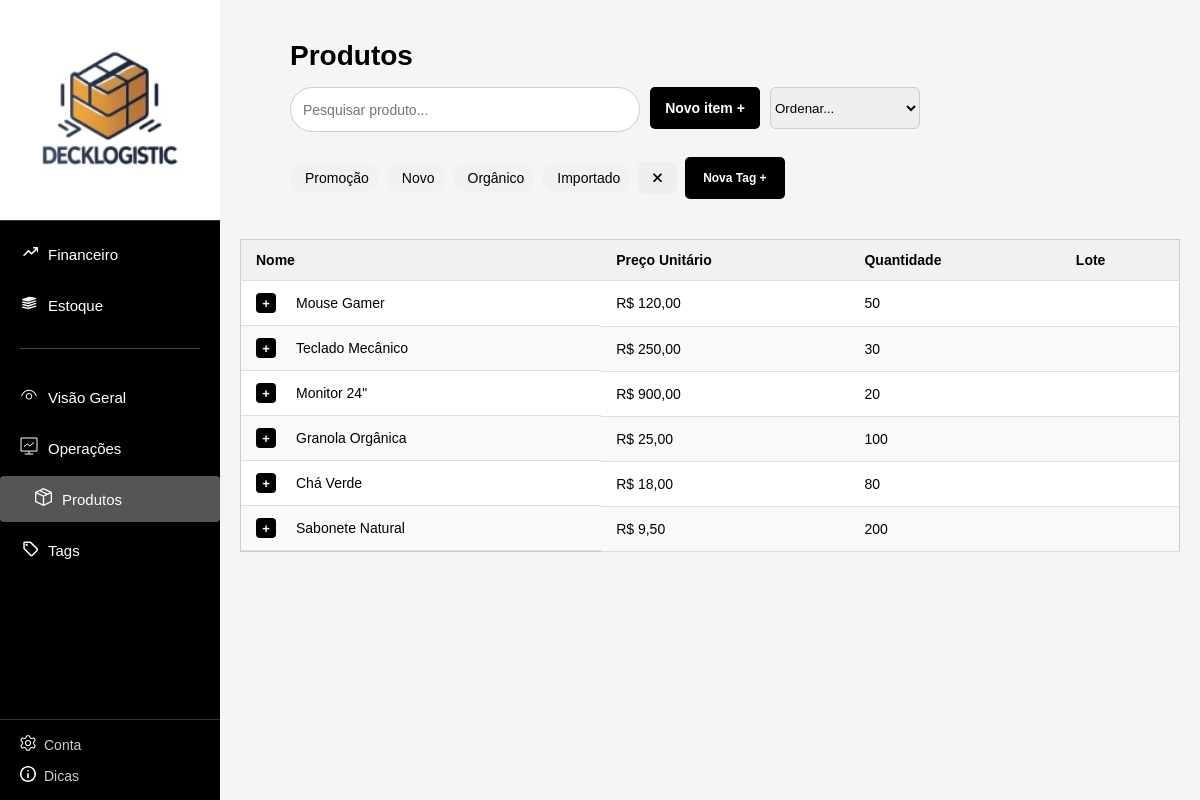
Page /Pages/dashboard/tabelas/produtos.php on the committed database.
### tables this page shows
CREATE TABLE tags (
    id INT AUTO_INCREMENT PRIMARY KEY,
    loja_id INT,
    nome VARCHAR(100),
    cor VARCHAR(20),
    icone VARCHAR(100),
    criado_em TIMESTAMP DEFAULT CURRENT_TIMESTAMP,
    FOREIGN KEY (loja_id) REFERENCES lojas(id)
);

CREATE TABLE produtos (
    id INT AUTO_INCREMENT PRIMARY KEY,
    loja_id INT,
    nome VARCHAR(255),
    descricao TEXT,
    lote VARCHAR(50),
    quantidade_estoque INT,
    preco_unitario DECIMAL(10,2),
    custo_unitario DECIMAL(10,2),
    data_reabastecimento DATE,
    criado_em TIMESTAMP DEFAULT CURRENT_TIMESTAMP,
    FOREIGN KEY (loja_id) REFERENCES lojas(id)
);

### Pages/dashboard/tabelas/produtos.php (the view, shortened to what this page needs)
<?php
include '../../../conexao.php';
$sql = "SELECT id, nome, preco_unitario, quantidade_estoque, lote FROM produtos";
$result = mysqli_query($conn, $sql);
$tags = [];
$tagResult = $conn->query("SELECT * FROM tags ORDER BY criado_em DESC");
if ($tagResult) {
    while ($row = $tagResult->fetch_assoc()) {
        $tags[] = $row;
    }
}
?>
<!DOCTYPE html>
<html lang="pt-br">
<head>
<link rel="stylesheet" href="../../../assets/produtos.css">
<link rel="stylesheet" href="https://cdnjs.cloudflare.com/ajax/libs/font-awesome/6.4.0/css/all.min.css">
</head>
<body>
<aside class="sidebar">
    <div class="logo-area">
        <img src="../../../img/logoDecklogistic.webp" alt="Logo">
    </div>
    <nav class="nav-section">
        <div class="nav-menus">
       <?php $currentPage = basename($_SERVER['PHP_SELF']); ?>
<ul class="nav-list top-section">
    <li class="<?= ($currentPage=='financas.php') ? 'active' : '' ?>">
        <a href="../financas.php"><span><img src="../../../img/icon-finan.svg" alt="Financeiro"></span> Financeiro</a>
    </li>
    <li class="<?= ($currentPage=='estoque.php') ? 'active' : '' ?>">
        <a href="../estoque.php"><span><img src="../../../img/icon-estoque.svg" alt="Estoque"></span> Estoque</a>
    </li>
</ul>
            <hr>
          <ul class="nav-list middle-section">
    <li><a href="/Pages/visaoGeral.php"><span><img src="../../../img/icon-visao.svg" alt="Visão Geral"></span> Visão Geral</a></li>
    <li><a href="/Pages/operacoes.php"><span><img src="../../../img/icon-operacoes.svg" alt="Operações"></span> Operações</a></li>
   <li class="<?= ($currentPage=='produtos.php') ? 'active' : '' ?>">
    <a href="produtos.php"><span><img src="../../../img/icon-produtos.svg" alt="Produtos"></span> Produtos</a>
</li>
    <li><a href="../tag.php"><span><img src="../../../img/tag.svg" alt="Tags"></span> Tags</a></li>
</ul>
        </div>
        <div class="bottom-links">
            <a href="../../auth/config.php"><span><img src="../../../img/icon-config.svg" alt="Conta"></span> Conta</a>
            <a href="/Pages/dicas.php"><span><img src="../../../img/icon-dicas.svg" alt="Dicas"></span> Dicas</a>
        </div>
    </nav>
</aside>
<main class="dashboard">
<div class="content">
<div class="conteudo">
<h1>Produtos</h1>
<div class="acoes">
    <div class="botoes">
        <div class="pesquisa-produtos" style="margin-bottom:15px;">
    <input type="text" id="pesquisa" placeholder="Pesquisar produto..." style="padding:8px 12px; width:350px; height: 45px; border-radius:36px; border:1px solid #ccc; font-size:14px; outline:none; transition:all 0.2s ease;">
</div>
        <button class="btn-novo">Novo item +</button>
        <select id="ordenar">
            <option value="">Ordenar...</option>
        </select>
    </div>
 <div class="tags-area">
<?php foreach ($tags as $tag): ?>
  <div class="tag-item" title="<?= htmlspecialchars($tag['nome']) ?>" data-tag-id="<?= $tag['id'] ?>">
      <?= htmlspecialchars($tag['nome']) ?>
  </div>
<?php endforeach; ?>
<button class="btn-reset-filtro" onclick="resetFiltro()">
    <i class="fa-solid fa-xmark" style="color: #000000ff;"></i>
</button>
<button class="btn-nova-tag" onclick="window.location.href='../tag.php'">Nova Tag +</button>
</div>
</div>
</div>
<table>
    <thead>
        <tr>
            <th>Nome</th>
            <th>Preço Unitário</th>
            <th>Quantidade</th>
            <th>Lote</th>
        </tr>
    </thead>
    <tbody id="tabela-produtos">
    <?php while ($produto = mysqli_fetch_assoc($result)): ?>
        <tr>
         <td style="display:flex; align-items:center; gap:10px;">
    <div class="tag-dropdown" style="position:relative;">
        <button class="btn-add" data-id="<?= $produto['id'] ?>">+</button>
    </div>
    <span><?= htmlspecialchars($produto['nome']) ?></span>
</td>
            <td>R$ <?= number_format($produto['preco_unitario'], 2, ',', '.') ?></td>
            <td><?= intval($produto['quantidade_estoque']) ?></td>
            <td><?= htmlspecialchars($produto['lote']) ?></td>
        </tr>
    <?php endwhile; ?>
    </tbody>
</table>
</div>
</main>
</body>
</html>

### assets/produtos.css (style rules this page uses)
.dashboard { margin-left: 220px; padding: 20px; }
table { width: 100%; border-collapse: collapse; }
th, td { padding: 10px; border-bottom: 1px solid #ddd; text-align: left; }
.btn-add { cursor: pointer; padding: 2px 6px; margin-left: auto; background-color: #ffffff; border: none; border-radius: 4px; }
.conteudo { padding: 20px; font-family: Arial, sans-serif; margin-left: 30px; }
.conteudo h1 { font-size: 28px; margin-bottom: 15px; }
.acoes { display: flex; flex-direction: column; gap: 10px; }
.botoes { display: flex; gap: 10px; }
#ordenar { width: 150px; height: 42px; border-radius: 6px; border: 1px solid #ccc; cursor: pointer; }
button { padding: 8px 14px; border: none; border-radius: 6px; cursor: pointer; font-weight: bold; font-size: 14px; }
.btn-novo { background-color: rgb(0, 0, 0); color: white; display: flex; align-items: center; justify-content: center; gap: 6px; width: 110px; height: 42px; border: none; font-size: 14px; cursor: pointer; border-radius: 5px; }
table { width: 100%; border-collapse: collapse; background-color: white; border-radius: 8px; overflow: hidden; border: 1px solid #ccc; margin-top: 20px; border-collapse: collapse; }
thead { background-color: #f1f1f1; }
th, td { padding: 12px 15px; text-align: left; font-size: 14px; border-bottom: 1px solid #ddd; }
tbody tr:nth-child(even) { background-color: #f9f9f9; }
table { overflow-x: auto; }
* { box-sizing: border-box; margin: 0; padding: 0; }
body { font-family: Arial, sans-serif; background-color: #f5f5f5; }
.sidebar { width: 220px; height: 100vh; background-color: #000; color: #fff; display: flex; flex-direction: column; position: fixed; left: 0; top: 0; }
.logo-area { padding: 0; text-align: center; border-bottom: 1px solid #333; }
.logo-area img { width: 100%; height: auto; object-fit: cover; display: block; border-radius: 0; }
.nav-section { display: flex; flex-direction: column; height: 100%; }
.nav-menus { flex: 1; display: flex; flex-direction: column; justify-content: flex-start; }
.nav-list { list-style: none; margin-top: 10px; }
.nav-list li { margin-bottom: 5px; }
.nav-list li a { display: flex; align-items: center; padding: 12px 20px; color: #fff; text-decoration: none; font-size: 15px; transition: background 0.2s; box-shadow: none; outline: none; }
.nav-list li a span { margin-right: 10px; font-size: 16px; }
.nav-list li a span img { width: 18px; height: 18px; object-fit: contain; }
.nav-list li.active a { background-color: #555; border-radius: 4px; color: #fff; }
.nav-list li.active a::before { content: ''; display: block; width: 4px; height: 100%; background-color: #fff; margin-right: 10px; }
hr { border: none; height: 1px; background-color: #444; margin: 15px 20px; }
.bottom-links { padding: 15px 20px; border-top: 1px solid #333; display: flex; flex-direction: column; gap: 12px; }
.bottom-links a { color: #ccc; text-decoration: none; font-size: 14px; display: flex; align-items: center; transition: color 0.2s; }
.bottom-links a span { margin-right: 8px; }
.bottom-links a span img { width: 16px; height: 16px; object-fit: contain; }
.tags-area { display: flex; align-items: center; flex-wrap: wrap; gap: 8px; }
.tag-item { display: flex; align-items: center; gap: 5px; padding: 6px 10px; border-radius: 20px; background: #f1f1f1; font-size: 14px; cursor: pointer; transition: 0.2s; }
.btn-nova-tag { background-color: #000; color: #fff; display: flex; align-items: center; justify-content: center; gap: 4px; width: 100px; height: 42px; border: none; font-size: 12px; cursor: pointer; border-radius: 5px; }
.btn-add { width: 20px; height: 20px; background: rgb(0, 0, 0); color: rgb(255, 255, 255); border: none; display: flex; align-items: center; justify-content: center; font-size: 13px; cursor: pointer; }
.tag-dropdown { display: inline-block; position: relative; }

### rows in the picture
tags: nome "Promoção"
tags: nome "Novo"
tags: nome "Orgânico"
tags: nome "Importado"
produtos: nome "Mouse Gamer", preco_unitario "120,00", quantidade_estoque "50"
produtos: nome "Teclado Mecânico", preco_unitario "250,00", quantidade_estoque "30"
produtos: nome "Monitor 24\"", preco_unitario "900,00", quantidade_estoque "20"
produtos: nome "Granola Orgânica", preco_unitario "25,00", quantidade_estoque "100"
produtos: nome "Chá Verde", preco_unitario "18,00", quantidade_estoque "80"
produtos: nome "Sabonete Natural", preco_unitario "9,50", quantidade_estoque "200"
